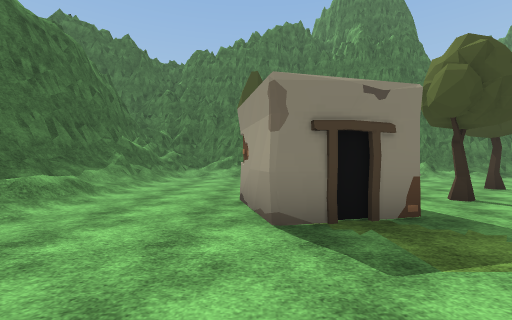
[1] (above)

18 first-person views from a walk through a scene from a Unity 3-D project. The camera is 1.4 m above the floor, looks level and sees 90° across. The floor is counted in squares, 2 m on a side. Each view is taken from the middle of a square. On the plan, view 1 faces up. The plan holds only what a view shows up to about 9 squares ahead; the rest is blank. The place goes on beyond the plan. The player character is not drawn. Some surface patterns are stand-ins.

[2]
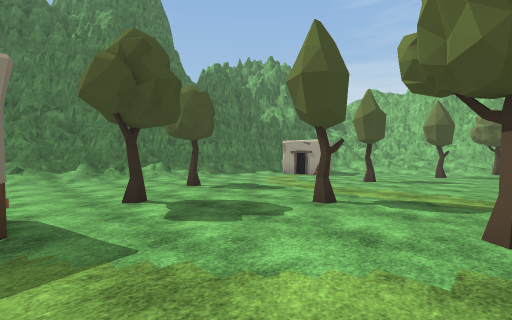

[3]
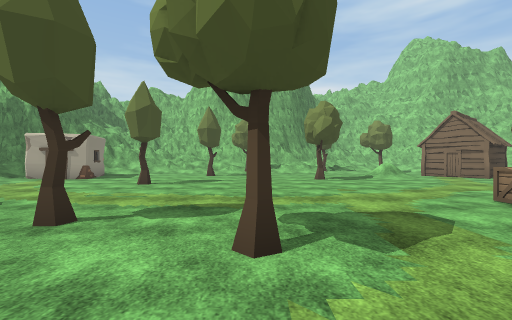

[4]
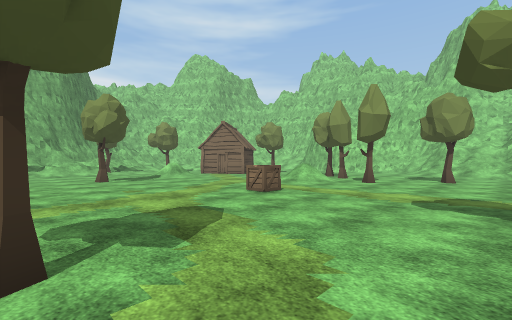

[5]
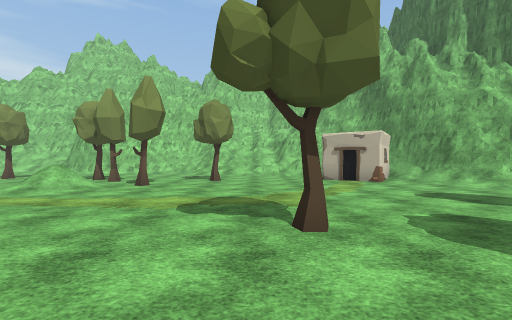

[6]
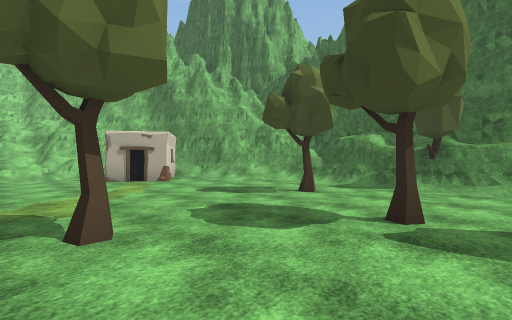

[7]
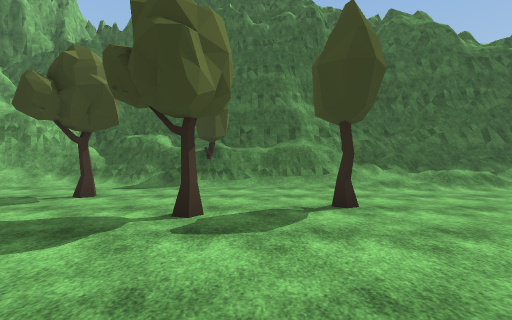

[8]
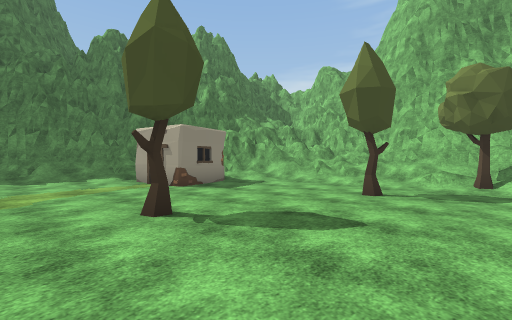

[9]
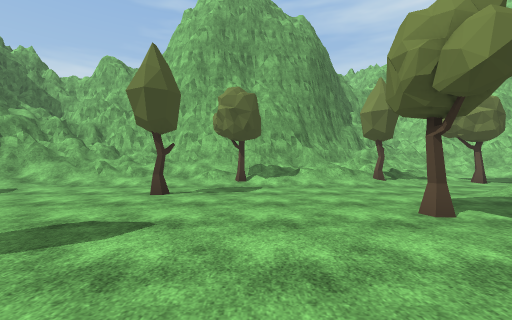

[10]
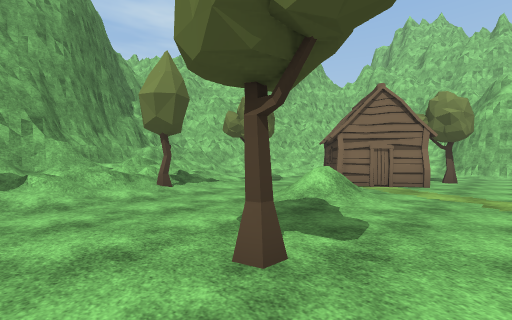

[11]
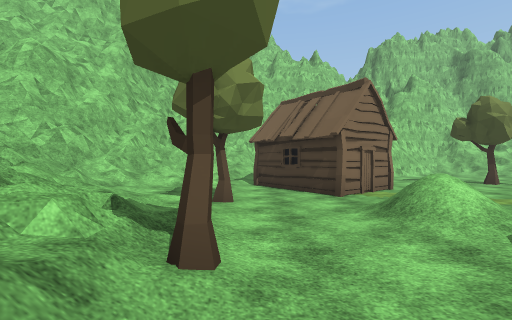

[12]
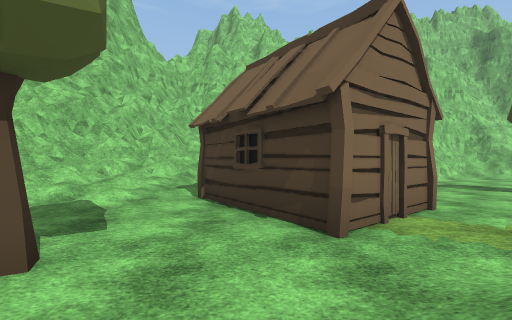

[13]
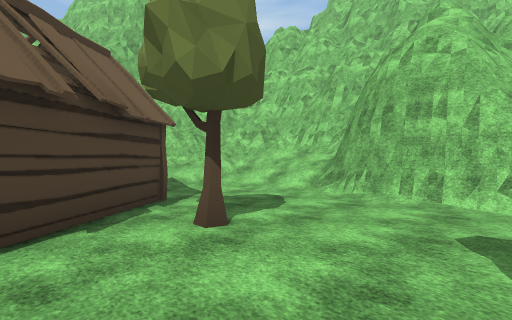

[14]
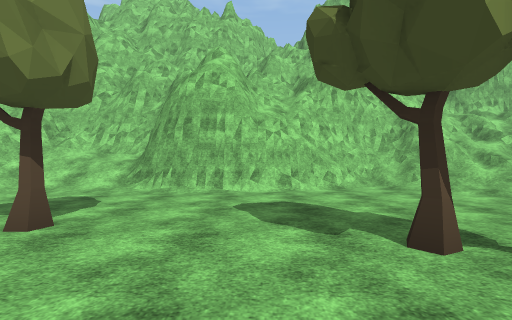

[15]
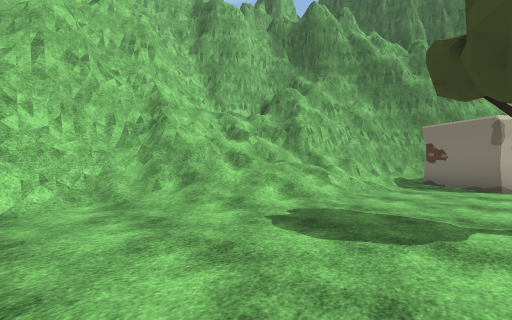

[16]
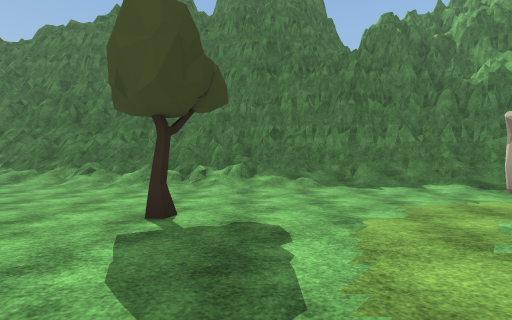

[17]
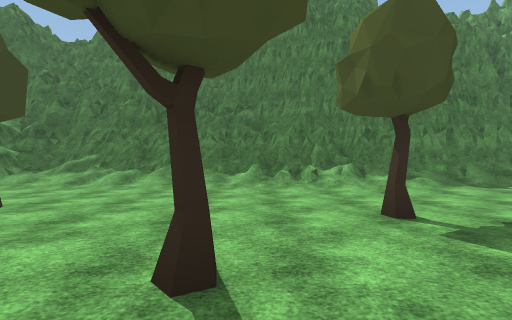

[18]
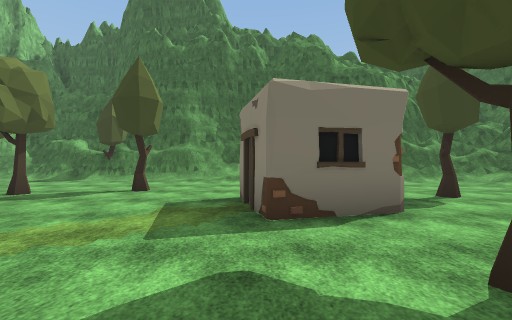

### Floor plan
Key: @ floor where view 1 was taken; # wall or solid block; . floor; / step, stairs or slope; = window, fence, low wall or low ledge; ^ raised ledge; T tree; C crate; H hut; O other object.
Columns run from 5 left of view 1 to 21 right of it. Each row starts with its distance up from view 1.
 12   ####
 11  ##/################
 10  ##///// =#=#/=//=##
  9  #/....////////////
  8 ##/..............# O  ##
  7 #=/..T...........###//##
  6 #//........T......O.///=
  5 #//...#..T...........//=
  4 #=/..##O.............//
  3 #=/..###.......T.....///#
  2 #//........T.......T.//##
  1 ##...................//##
  0 ##..T@....T..........T/#
 -1 ##...................//##
 -2 #T...T...........T...//##
 -3 ##...................///##
 -4 #/.T...T....C........T//=#
 -5 #/................//..///#
 -6 #/................//..//=##
 -7 #//..........//.......T//=#
 -8 ##/........T// ....HH...//#
 -9 ###//........T....H.H.///##
-10  ##/##...T....T....HHH//=##
-11   #  O...........T.H.///##
-12   ##OO//./...........///##
-13    ###=/////........//^##
-14     ###=//////#####//=^#
-15       ###=#=###   #//##
-16        ######     ####

Where each view was taken, in squares from view 1:
view 1: 0 up, 0 right, facing up
view 2: 0 up, 2 right, facing up-right
view 3: 0 up, 3 right, facing right
view 4: 0 up, 3 right, facing down-right
view 5: 1 down, 3 right, facing down
view 6: 1 down, 3 right, facing down-left
view 7: 1 down, 3 right, facing left
view 8: 0 up, 9 right, facing up-right
view 9: 0 up, 9 right, facing right
view 10: 1 down, 11 right, facing down-right
view 11: 2 down, 16 right, facing down
view 12: 5 down, 15 right, facing down
view 13: 9 down, 10 right, facing down-right
view 14: 8 down, 10 right, facing down
view 15: 10 down, 8 right, facing down-left
view 16: 3 up, 7 right, facing up
view 17: 3 up, 4 right, facing up
view 18: 3 up, 5 right, facing left
